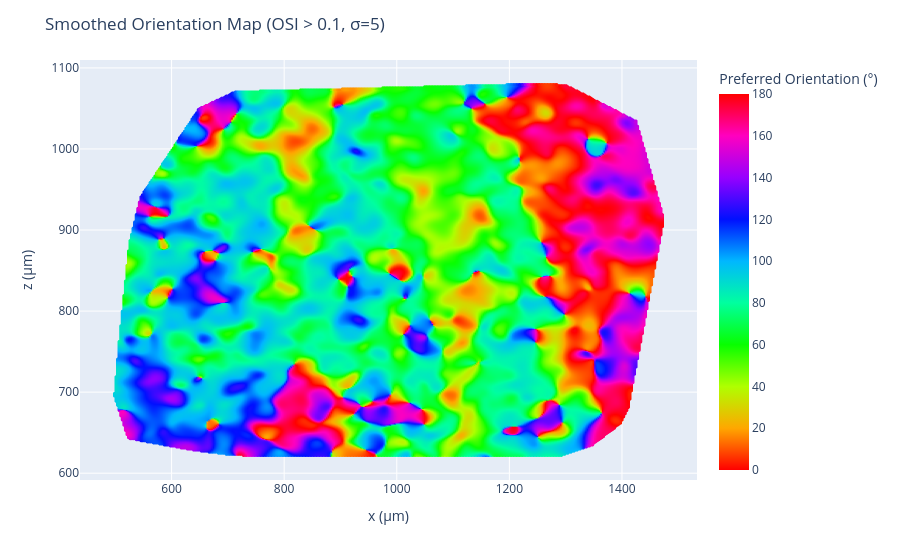

The code cell stored with this chart in its notebook:
### Code cell
import numpy as np
import pandas as pd
import plotly.express as px
from scipy.interpolate import griddata
from scipy.ndimage import gaussian_filter

# --- Parameters ---
OSI_thresh = 0.1
grid_res = 400   # grid resolution (controls spatial detail)
sigma = 5        # Gaussian smoothing strength

# --- Filter dataset ---
filtered_ori_df = digital_twin_coreg_df[digital_twin_coreg_df['OSI'] > OSI_thresh]
x = filtered_ori_df['x_um'].values
z = filtered_ori_df['z_um'].values
ori = filtered_ori_df['pref_ori'].values  # 0–180° orientation

# --- Convert to circular representation (so 0° ≡ 180°) ---
ori_rad = np.deg2rad(ori * 2)
xv = np.cos(ori_rad)
yv = np.sin(ori_rad)

# --- Create regular grid ---
xi = np.linspace(x.min(), x.max(), grid_res)
zi = np.linspace(z.min(), z.max(), grid_res)
xi, zi = np.meshgrid(xi, zi)

# --- Interpolate circular components ---
xv_grid = griddata((x, z), xv, (xi, zi), method='linear')
yv_grid = griddata((x, z), yv, (xi, zi), method='linear')

# --- Smooth with Gaussian filter ---
xv_smooth = gaussian_filter(xv_grid, sigma=sigma)
yv_smooth = gaussian_filter(yv_grid, sigma=sigma)

# --- Reconstruct orientation from smoothed vectors ---
ori_smooth = (np.rad2deg(np.arctan2(yv_smooth, xv_smooth)) / 2) % 180

# --- Mask invalid (NaN) regions to avoid red bands ---
valid_mask = ~np.isnan(ori_smooth)
smooth_df = pd.DataFrame({
    'x_um': xi[valid_mask],
    'z_um': zi[valid_mask],
    'pref_ori_smooth': ori_smooth[valid_mask]
})

# --- Plot smooth cyclic orientation map ---
fig = px.scatter(
    smooth_df,
    x='x_um',
    y='z_um',
    color='pref_ori_smooth',
    color_continuous_scale='hsv',  # perceptually uniform cyclic colormap
    opacity=1.0
)

fig.update_traces(marker=dict(size=4))
fig.update_layout(
    xaxis_title='x (μm)',
    yaxis_title='z (μm)',
    title=f'Smoothed Orientation Map (OSI > {OSI_thresh}, σ={sigma})',
    coloraxis_colorbar=dict(title='Preferred Orientation (°)')
)

fig.show()

### Figure 1 — Plotly figure (JSON) as saved in the notebook; plotly's stock layout.template omitted (floating-point values rounded to 4 significant figures; data arrays with more than 128 entries replaced by an {"elided": "..."} marker saying what was removed)
{"data": [{"hovertemplate": "x_um=%{x}<br>z_um=%{y}<br>pref_ori_smooth=%{marker.color}<extra></extra>", "legendgroup": "", "marker": {"color": {"elided": "112816 float values"}, "coloraxis": "coloraxis", "opacity": 1, "size": 4, "symbol": "circle"}, "mode": "markers", "name": "", "showlegend": false, "type": "scattergl", "x": {"elided": "112816 float values"}, "xaxis": "x", "y": {"elided": "112816 float values"}, "yaxis": "y"}], "layout": {"coloraxis": {"colorbar": {"title": {"text": "Preferred Orientation (°)"}}, "colorscale": [[0, "#ff0000"], [0.1111, "#ffa700"], [0.2222, "#afff00"], [0.3333, "#08ff00"], [0.4444, "#00ff9f"], [0.5556, "#00b7ff"], [0.6667, "#0010ff"], [0.7778, "#9700ff"], [0.8889, "#ff00bf"], [1, "#ff0000"]]}, "legend": {"tracegroupgap": 0}, "margin": {"t": 60}, "title": {"text": "Smoothed Orientation Map (OSI > 0.1, σ=5)"}, "xaxis": {"anchor": "y", "domain": [0, 1], "title": {"text": "x (μm)"}}, "yaxis": {"anchor": "x", "domain": [0, 1], "title": {"text": "z (μm)"}}}}
